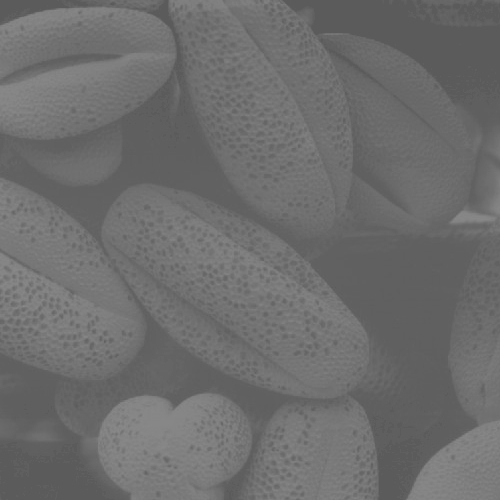
#> input picture practica-01/seeds.jpg, 500 x 500 px
$ jupyter execute practica1_01.ipynb
#> lines starting #> are read from the running program, lines starting #| are printed output that depends on the picture; after the words box and inside, x2 and y2 are one past the last pixel; in counts of white or black regions, pixels touching at a corner belong together
## Práctica 1 - Operadores puntuales e histograma

[cell 1]
import numpy as np
from PIL import Image
import matplotlib.pyplot as plt

### Carga de imágenes y visualización

[cell 2]
def cargar(nombre):
#> called with nombre = 'seeds.jpg'
    img = Image.open(nombre).convert(mode='L')
#> img is the input picture: PIL image 500x500 L; min 90, max 138, mean 109.1
    return np.array(img)

[cell 3]
def mostrar(imagen):
    plt.figure(figsize=(7, 7))
    plt.imshow(imagen, cmap='gray', vmin=0, vmax=255)

[cell 4]
#prueba
r = cargar("seeds.jpg")
mostrar(r)

### Ejercicio 1
Implementar la compresión del rango dinámico:

[cell 5]
#genero imagen con ruido y valores bajos (0 <= r <= 15)
random = np.random.randint(0, 16, size=(500, 500))

[cell 6]
def pasarALog(imagen):
    c = 255 / np.log(1 + np.max(imagen))
    resultado = np.uint8(c * np.log(1 + imagen))
    return resultado

[cell 7]
s1 = pasarALog(random)

[cell 8]
fig = plt.figure(layout='constrained', figsize=(12, 7))
ax = fig.subplots(1, 2, sharey=True)

fig.suptitle('Transformación logarítmica', size=22)

ax[0].set_title('original')
ax[0].imshow(random, cmap='gray', vmin=0, vmax=255)

ax[1].set_title('logarítmico')
ax[1].imshow(s1, cmap='gray', vmin=0, vmax=255)
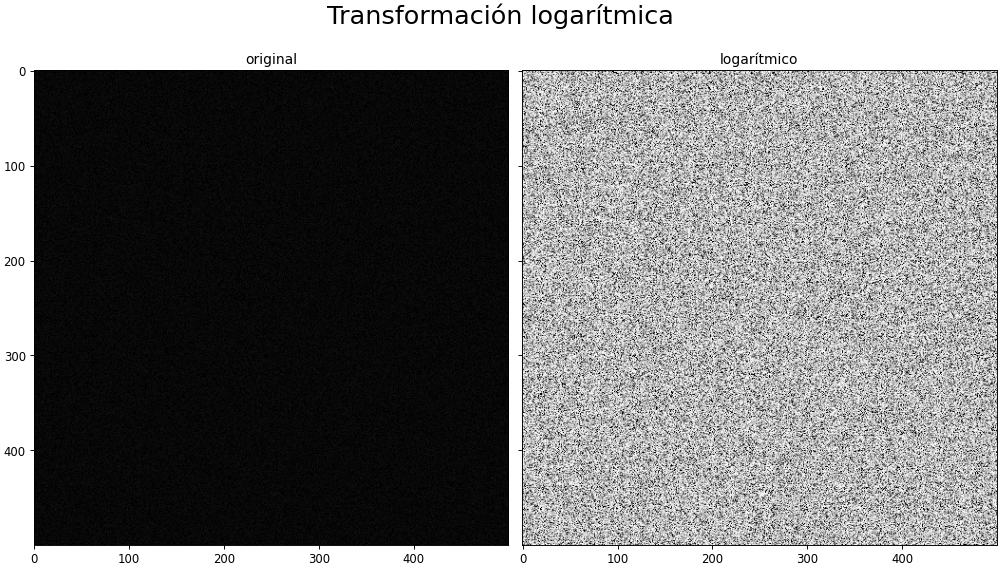
#> figure drawn by matplotlib, 2 panels
#> call 2 of cargar, with nombre = 'manografia.jpg'
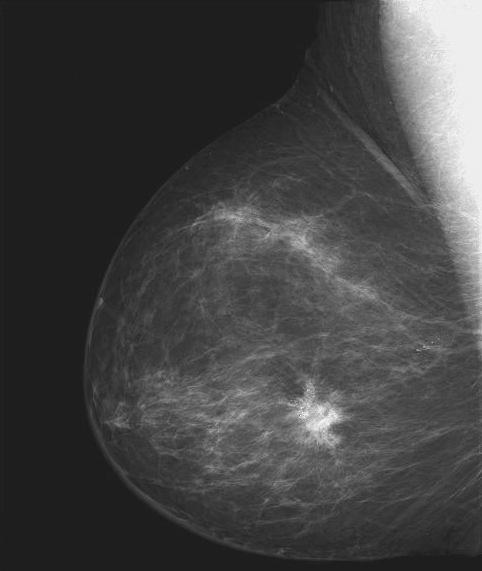
#> input picture practica-01/manografia.jpg, 482 x 571 px
#> in cargar, img is the input picture: PIL image 482x571 L; min 21, max 255, mean 66.7

### Ejercicio 2 - Negativo de la imagen

[cell 9]
def negativo(imagen):
    return -1 * imagen + 255
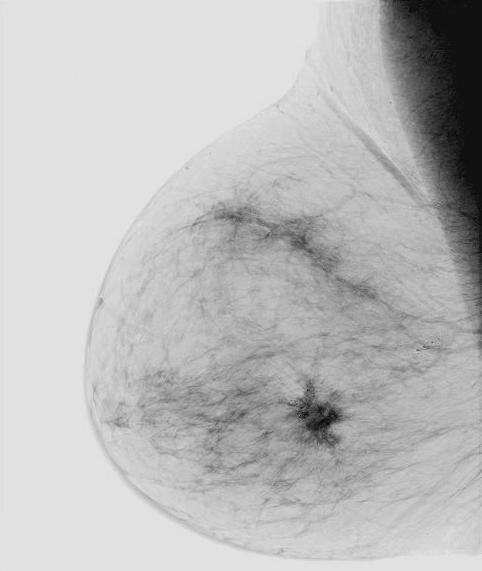
#> returned value: shape (571, 482) int16; min 0, max 234, mean 188.3

[cell 10]
r2 = cargar("manografia.jpg")
s2 = negativo(r2)

[cell 11]
fig = plt.figure(layout='constrained', figsize=(12, 7))
ax = fig.subplots(1, 2, sharey=True)

ax[0].set_title('original')
ax[0].imshow(r2, cmap='gray', vmin=0, vmax=255)

ax[1].set_title('negativo')
ax[1].imshow(s2, cmap='gray', vmin=0, vmax=255)
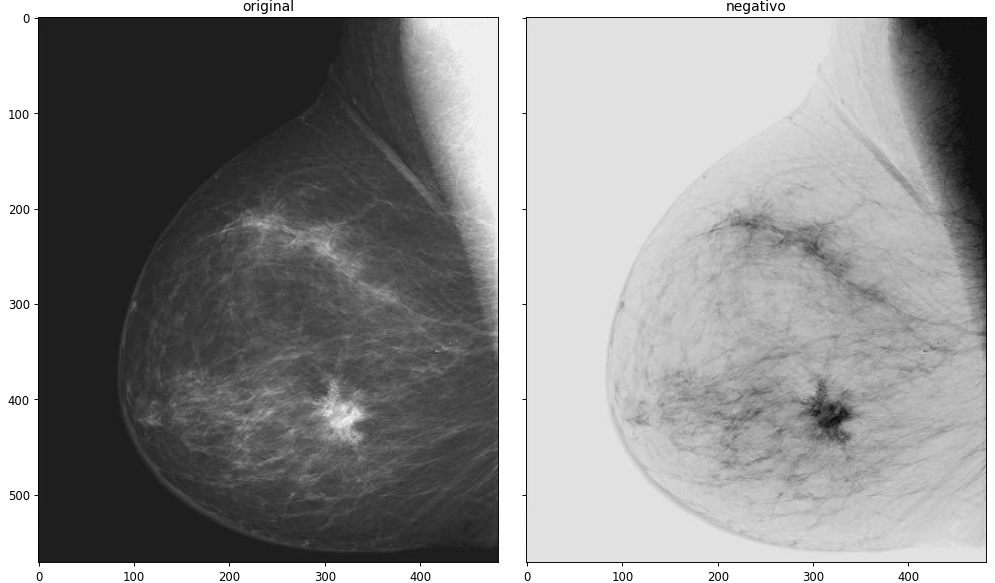
#> figure drawn by matplotlib, 2 panels

### Ejercicio 3 - Histograma

[cell 12]
def histograma(imagen, log=False):
    hist = np.histogram(imagen, 256, range=(0, 255))
    fig = plt.figure(layout='constrained', figsize=(12, 7))
    ax = fig.subplots(1, 2, sharey=False)
    ax[0].set_title('imagen')
    ax[0].imshow(imagen, cmap='gray', vmin=0, vmax=255)
    ax[1].set_title('histograma')
    ax[1].set_xticks(range(10, 256, 10), minor=True)
    if log: ax[1].set_yscale('log')
    ax[1].bar(range(0, 256), hist[0])

[cell 13]
histograma(r, False)
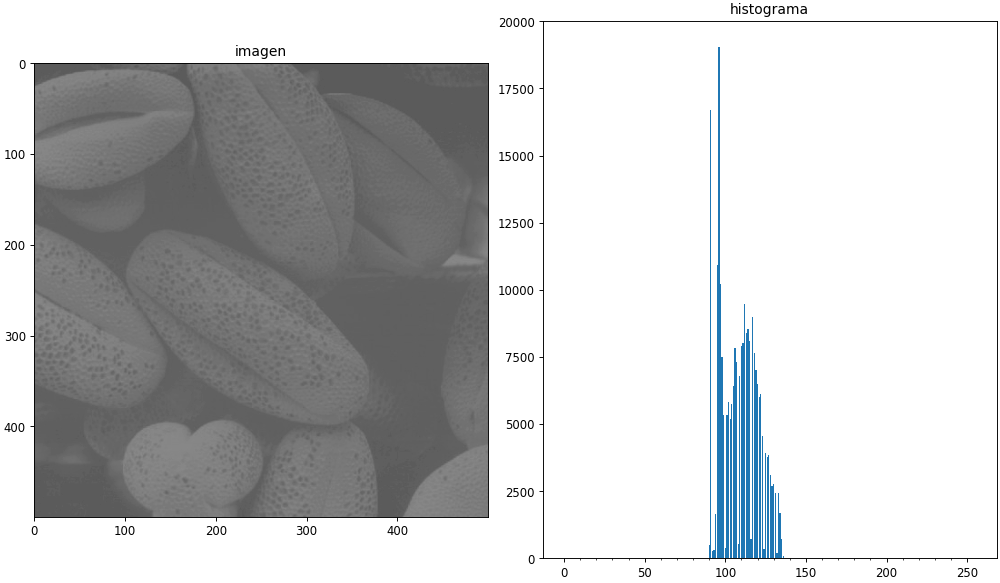
#> figure drawn by matplotlib, 2 panels; panel 2: tallest bar 19057 high, from x = 95.6 to 96.4

### Ejercicio 4 - Aumento del contraste

[cell 14]
def mejoraContraste(imagen, x1, x2, pendiente = 0.25, muestra = False):
#> called with x1 = 90, x2 = 140, pendiente = 0.05, muestra = True
    bajos = np.less(imagen, x1)
#> bajos: shape (500, 500) bool; every value is 0
    altos = np.greater_equal(imagen, x2)
    medios = np.logical_and(np.logical_not(bajos), np.logical_not(altos))
#> medios: shape (500, 500) bool; every value is 1

    y1 = (pendiente * x1)
    b_altos = 255 * (1 - pendiente)
    y2 = (b_altos + x2 * pendiente)

    #recta del medio:
    m = (y2 - y1) / (x2 - x1)
    b = y1 - m * x1

    resultado = np.uint8(
        bajos * (pendiente * imagen) + medios * (m * imagen + b) + altos * (pendiente * imagen + b_altos))
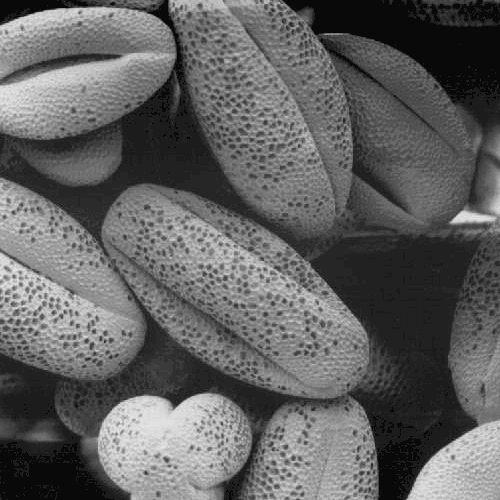
#> resultado: shape (500, 500); min 4, max 239, mean 97.3

    if muestra:
        rango1 = np.arange(0, x1)
        rango2 = np.arange(x1, x2 + 1)
        rango3 = np.arange(x2, 256)

        fig = plt.figure(layout='constrained', figsize=(12, 7))
        ax = fig.subplots(1, 2, sharey=False)
        ax[0].set_title('resultado')
        ax[0].imshow(resultado, cmap='gray', vmin=0, vmax=255)
        ax[1].set_title('curva de ajuste')
        ax[1].set_xticks(range(10, 256, 10), minor=True)
        ax[1].plot(rango1, rango1 * pendiente, color="blue")
        ax[1].plot(rango2, m * rango2 + b, color="blue")
        ax[1].plot(rango3, pendiente * rango3 + b_altos, color="blue")
        ax[1].grid()

    return resultado

[cell 15]
s4 = mejoraContraste(r, 90, 140, 0.05, True)
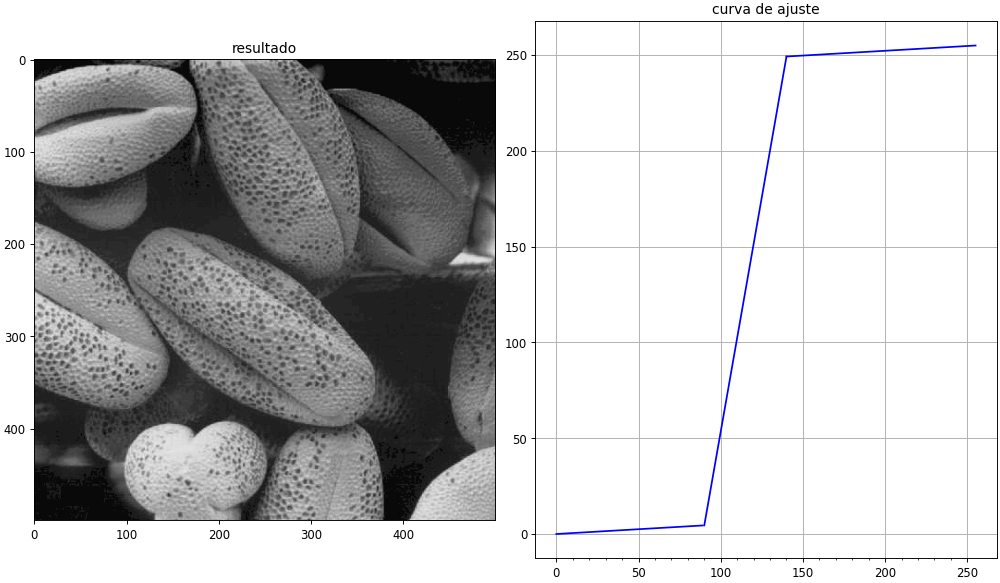
#> figure drawn by matplotlib, 2 panels; panel 2: curve peaks at x = 89, y = 4.45; panel 2: curve peaks at x = 140, y = 249.2; panel 2: curve peaks at x = 255, y = 255

### Ejercicio 5 - Umbral

[cell 16]
# valor entre 0 y 255
def umbral(imagen, valor):
#> called with valor = 115
    return np.greater(imagen, valor) * 255
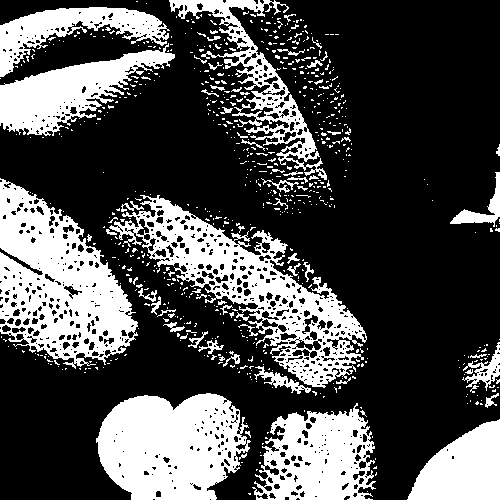
#> returned value: shape (500, 500) int64; 30.3% white; 725 white regions (658 under 20 px), largest, box (x1, y1, x2, y2) and area: (0, 178, 138, 369) 14141, (109, 195, 367, 388) 13016, (96, 393, 251, 500) 12337
